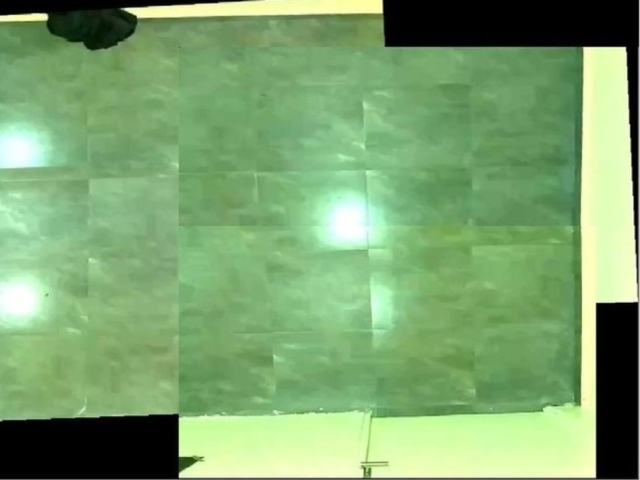
#> input picture Image Stitching/stitch1_matlab/1-2-5-6.jpg, 1280 x 960 px (shown at 1/2 size)
$ python final_stitch.py ../stitch1_matlab/1-2-5-6.jpg ../stitch1_matlab/3-4-7-8.jpg   (Python 2 division)   (older library calls are emulated)
#> lines starting #> are read from the running program, lines starting #| are printed output that depends on the picture
# coding: utf-8
import cv2, numpy as np
import math
import argparse as ap

DEBUG = True

## 1. Extract SURF keypoints and descriptors from an image.
def extract_features(image, surfThreshold=1000, algorithm='SURF'):

  # Convert image to grayscale (for SURF detector).
  image_gs = cv2.cvtColor(image,cv2.COLOR_BGR2GRAY)

  if DEBUG:
      cv2.imwrite("out/gray.jpg", image_gs)

  # Detect SURF features and compute descriptors.
  detector = cv2.FeatureDetector_create(algorithm)
  descriptor = cv2.DescriptorExtractor_create(algorithm)

  kp = detector.detect(image_gs)
  (keypoints,descriptors) = descriptor.compute(image_gs,kp)

  return (keypoints, descriptors)


## 2. Find corresponding features between the images.
# [151 lines left out: functions find_correspondences, calculate_size, merge_images, merge_images_translation, match_flann, draw_correspondences, not called in this run]


if __name__ == "__main__":

  parser = ap.ArgumentParser()
  parser.add_argument('im1')
  parser.add_argument('im2')
  parser.add_argument('-a', '--algorithm',
                      help='feature detection algorithm',
                      choices=['SURF', 'SIFT'],
                      default='SURF')

  args = parser.parse_args()

  ## Load images.
  image1 = cv2.imread(args.im1)
#> image1 is the input picture: shape (960, 1280, 3); mean B, G, R 110.8, 164, 124
  image2 = cv2.imread(args.im2)
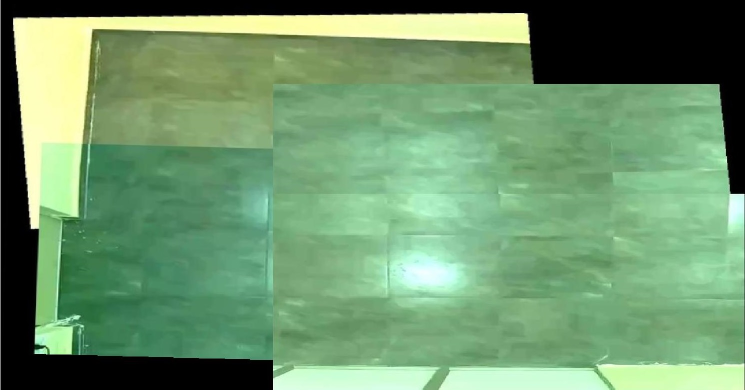
#> input picture Image Stitching/stitch1_matlab/3-4-7-8.jpg, 1489 x 779 px (shown at 1/2 size)
#> image2 is the input picture: shape (779, 1489, 3); mean B, G, R 108.5, 150.1, 110.3

  ## Detect features and compute descriptors.
  (keypoints1, descriptors1) = extract_features(image1, algorithm=args.algorithm)
#> in extract_features, `image_gs = cv2.cvtColor(image,cv2.COLOR_BGR2GRAY)`:
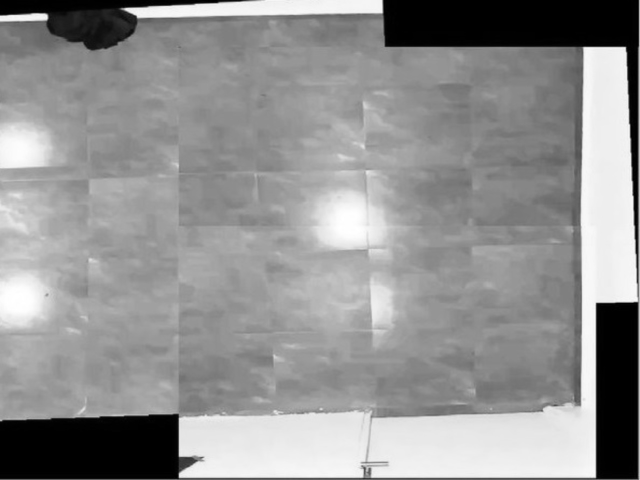
#> image_gs: shape (960, 1280) (shown at 1/2 size); min 0, max 255, mean 145.9
#> (the run stopped early here; a loop or call above may not have finished)
